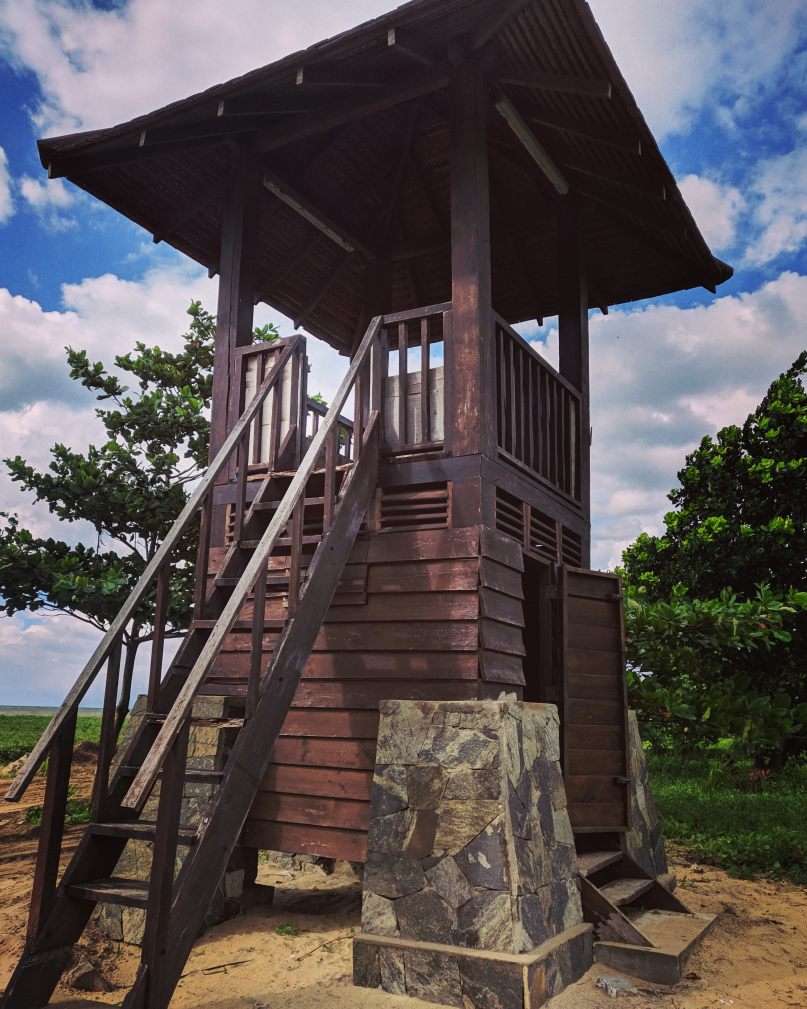
//> input picture sobelTransform_Gy/tower.jpg, 3228 x 4035 px (shown at 1/4 size)
$ ./sobelTransform   (built with g++ and OpenCV 4)
//> lines starting //> are read from the running program, lines starting //| are printed output that depends on the picture
#include <opencv2/opencv.hpp>
#include <iostream>
#include <thread>
#include <chrono>
#include <ctime>

using namespace cv;
using namespace std;

Mat sobelTransform(Mat image){

	Mat sobel(image.rows, image.cols, CV_8UC1, Scalar(0));

	int intensity = 0;

	for(int row = 1; row < image.rows - 1; row++){
		for(int col = 1; col < image.cols - 1; col++){
			intensity = (int) image.at<uchar>(row - 1, col - 1) + (int) image.at<uchar>(row - 1, col)*2 + (int) image.at<uchar>(row - 1, col + 1);
			intensity -= (int) image.at<uchar>(row + 1, col - 1) + (int) image.at<uchar>(row + 1, col)*2 + (int) image.at<uchar>(row + 1, col + 1);
			intensity += 1020;
			intensity /= 8;
			sobel.at<uchar>(row, col) = uchar(intensity);

		}

	}

	return sobel;
}


int main(){
	Mat image = imread("tower.jpg", IMREAD_GRAYSCALE);
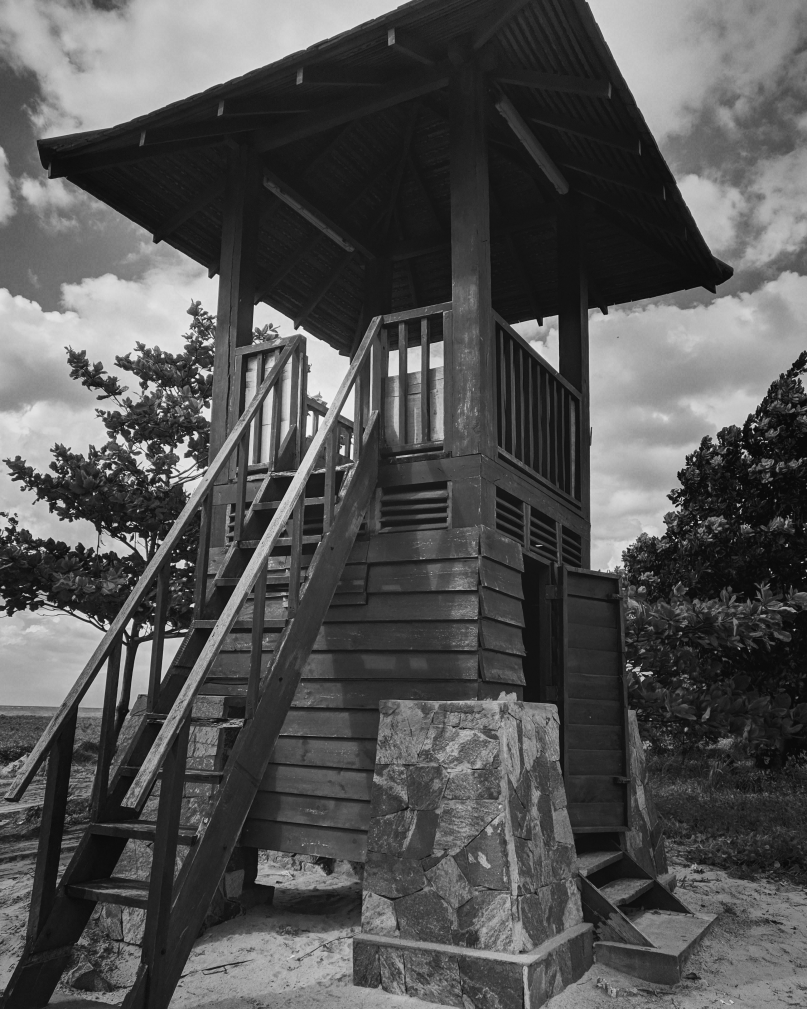
//> image: 4035 rows x 3228 cols, CV_8UC1 (shown at 1/4 size); min 3, max 248, mean 83

	if(image.empty()){
		cout << "Could not find image" << '\n';
		cin.get();
		return -1;
	}

	std::chrono::time_point<std::chrono::system_clock> start, end;
	start = std::chrono::system_clock::now();
	Mat sobel = sobelTransform(image);
//> the loop in sobelTransform, `for(int row = 1; row < image.rows - 1; row++)` made 4033 passes
//> intensity on passes 1 to 3: 127, 128, 128
//> after the loop in sobelTransform, `for(int row = 1; row < image.rows - 1; row++)`:
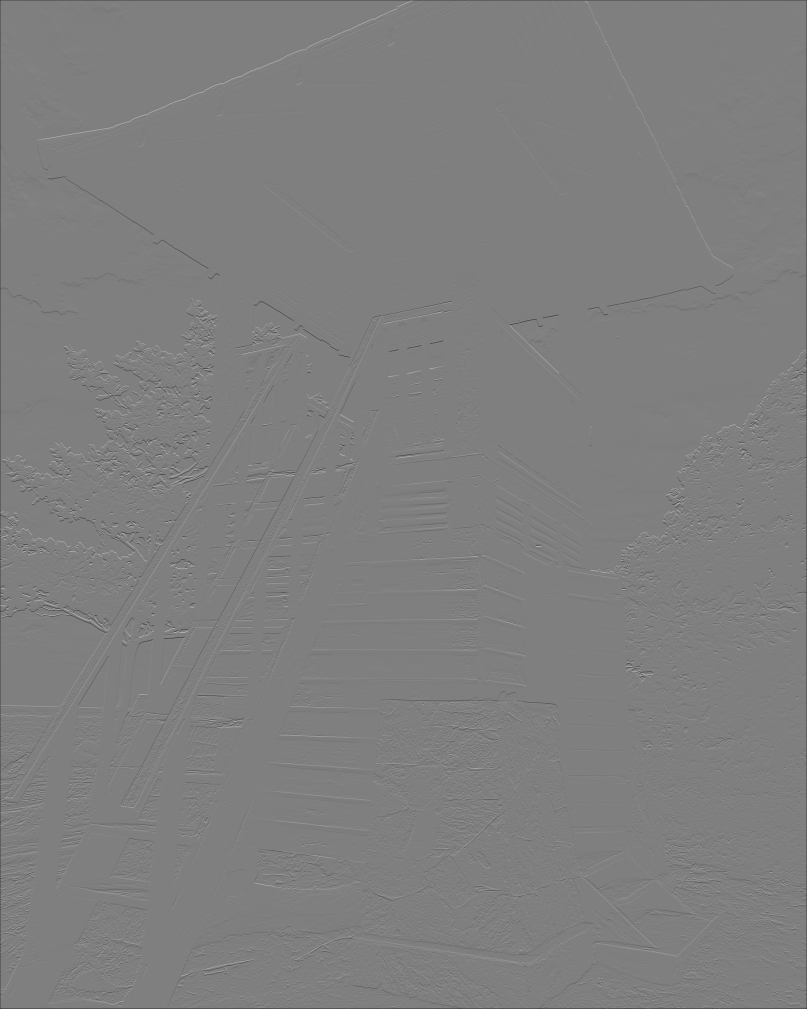
//> sobel: 4035 rows x 3228 cols, CV_8UC1 (shown at 1/4 size); min 0, max 219, mean 126.9
//> after the loop in sobelTransform, `for(int row = 1; row < image.rows - 1; row++)`: intensity = 130
	end = std::chrono::system_clock::now();
	std::chrono::duration<double> elapsed_seconds = end - start;
	cout << "Time taken for sobel transformation = " << elapsed_seconds.count() << "s\n";

	String windowName = "Image";
	imwrite("sobelTransform_Gy.jpg", sobel);
	namedWindow(windowName, WINDOW_NORMAL);
	imshow(windowName, sobel);
	waitKey(0);
	destroyWindow(windowName);
}
